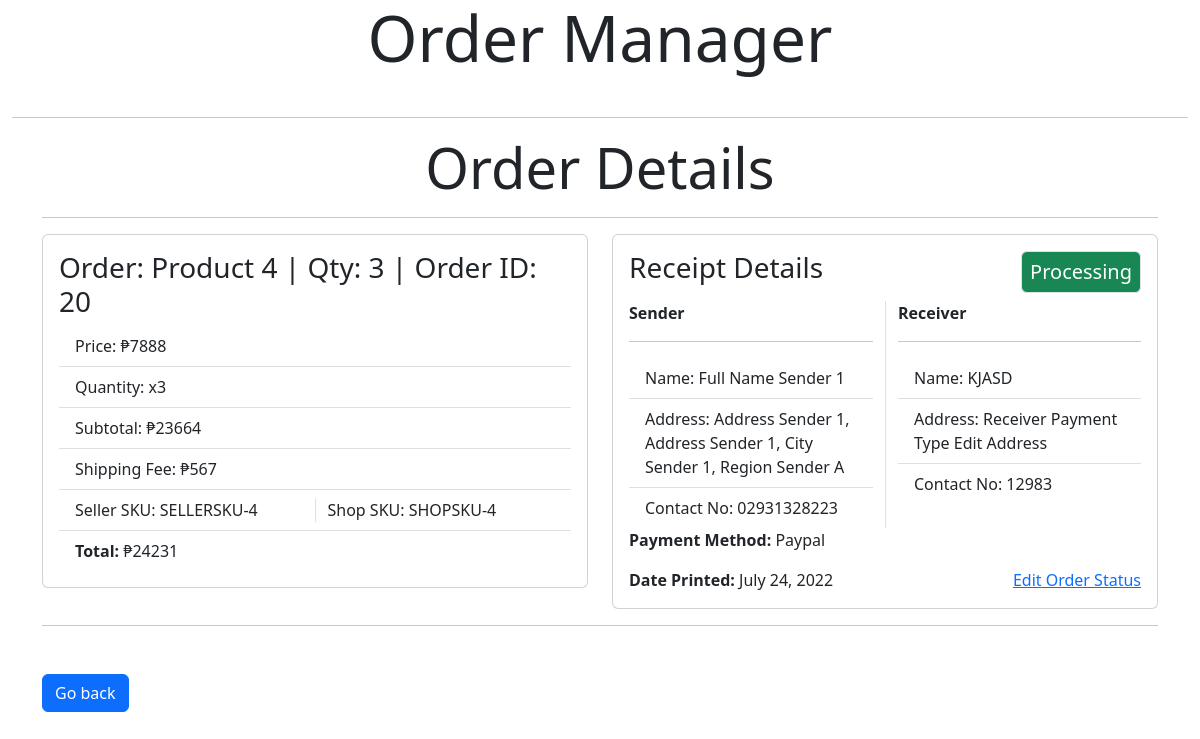
Before: /orders/view/20 with the older database file.
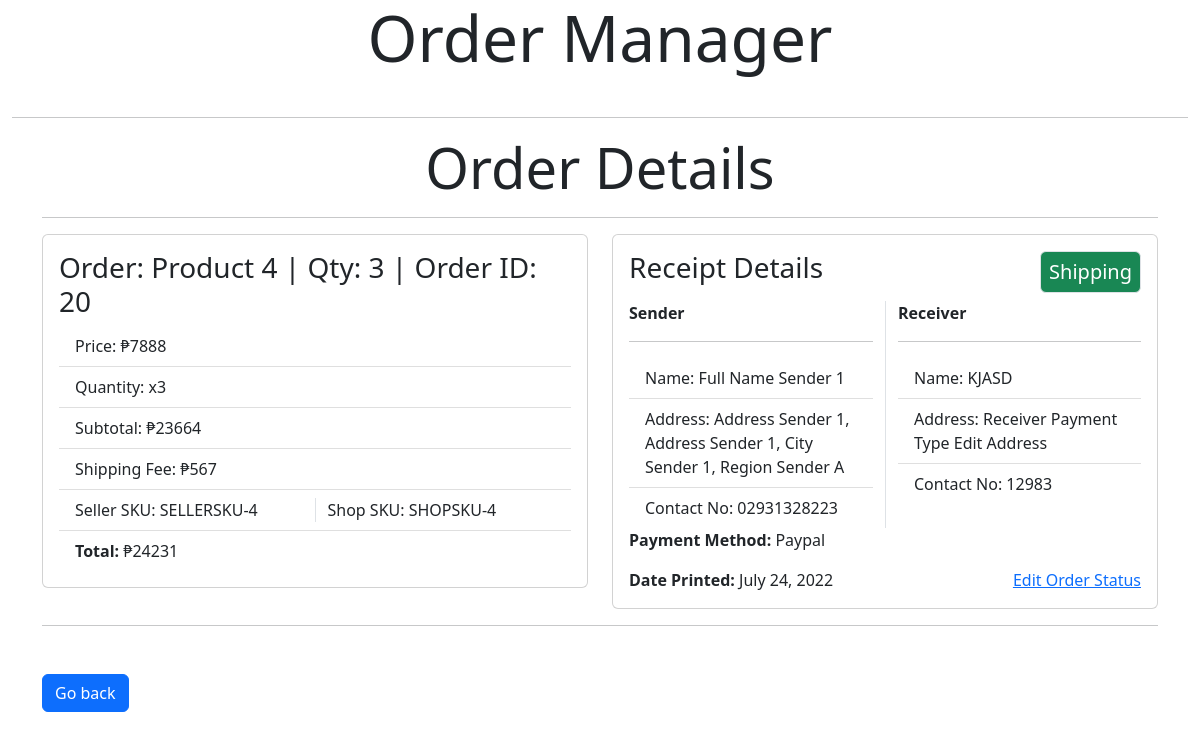
After: the same page with the newer database file.
### app/models.py (models this page shows, shortened)
class Order(models.Model):
    product = models.ForeignKey(Product, on_delete=models.CASCADE)
    shipping_fee = models.IntegerField(
        verbose_name="Order shipping_fee", blank=True, null=True)
    def __str__(self):
        return f'Order: {self.product.product_name} | Qty: {self.product.quantity} '
    @property
    def price(self):
        return self.product.price
    @property
    def quantity(self):
        return self.product.quantity
    @property
    def subtotal(self):
        return self.product.price * self.product.quantity
    @property
    def total(self):
        return self.subtotal + self.shipping_fee
    @property
    def status(self):
        return self.receiptdetails.order_status
    @property
    def sender(self):
        return self.receiptdetails.sender_fk
    @property
    def receiver(self):
        return self.receiptdetails.receiver_fk
    @property
    def receipt_print(self):
        return self.receiptdetails.print_date
    @property
    def payment_type(self):
        return self.receiptdetails.payment_type

class ReceiptDetails(models.Model):
    order_status_choices = (('Processing', 'Processing'),
                            ('To Pack', 'To Pack'),
                            ('Shipping', 'Shipping'),
                            ('Delivered', 'Delivered'),)
    order_fk = models.OneToOneField(
        Order, on_delete=models.CASCADE, blank=True, null=True, verbose_name="Order Foreign Key")
    sender_fk = models.ForeignKey(
        Sender, on_delete=models.CASCADE, blank=True, null=True, verbose_name="Sender Foreign Key")
    receiver_fk = models.ForeignKey(
        Receiver, on_delete=models.CASCADE, blank=True, null=True, verbose_name="Receiver Foreign Key")
    order_status = models.CharField(
        choices=order_status_choices, max_length=50, blank=True, null=True, verbose_name="Order Status")
    print_date = models.DateField(
        auto_now_add=True, blank=True, null=True, verbose_name="Date Printed")
    payment_type = models.CharField(
        max_length=50, blank=True, null=True, verbose_name="Payment Type")
    class Meta:
        verbose_name = 'Receipt Detail'
        verbose_name_plural = 'Receipt Details'

class Product(models.Model):
    product_name = models.CharField(
        max_length=150, verbose_name="Product Name", blank=True, null=True)
    seller_sku = models.CharField(
        max_length=100, verbose_name="Seller SKU", blank=True, null=True)
    shop_sku = models.CharField(
        max_length=100, verbose_name="Shop SKU", blank=True, null=True)
    price = models.IntegerField(
        verbose_name="Product Price", blank=True, default=0, null=True)
    quantity = models.IntegerField(
        default=0, verbose_name="Quantity", blank=True, null=True)

class Sender(models.Model):
    sender_address = models.CharField(
        max_length=150, verbose_name="Address", blank=True, null=True)
    sender_name = models.CharField(
        max_length=150, verbose_name="Full Name", blank=True, null=True)
    sender_contact = models.CharField(
        max_length=150, verbose_name="Contact No.", blank=True, null=True)

class Receiver(models.Model):
    receiver_address = models.CharField(
        max_length=150, verbose_name="Address", blank=True, null=True)
    receiver_name = models.CharField(
        max_length=150, verbose_name="Full Name", blank=True, null=True)
    receiver_contact = models.CharField(
        max_length=150, verbose_name="Contact No.", blank=True, null=True)

### app/views.py (the view)
# urls.py: path('orders/view/<int:id>', views.order_detail, name='order_detail'),
def order_detail(request, id):
    order = Order.objects.get(id=id)
    values = Order.objects.filter(id=id).values('shipping_fee',
                                                'product__price', 'product__quantity',)
    if request.method == "POST":
        form = UpdateStatusForm(request.POST)
        if form.is_valid():
            status = form.cleaned_data['order_status']
            receipt = ReceiptDetails.objects.filter(
                order_fk=order).update(order_status=status)
    else:
        form = UpdateStatusForm()
    context = {'order': order, 'form': form}
    return render(request, 'order_detail.html', context)

### templates/order_detail.html (shortened to what this page needs)
{% extends "index.html" %} {% block content %}
<div class="container text-center">
  <h4 class="display-4">Order Details</h4>
  <hr />
</div>
<div class="container">
  <main>
    <div class="row">
      <div class="col-sm-6">
        <div class="card">
          <div class="card-body">
            <h3 class="card-title">{{order}} | Order ID: {{order.id}}</h3>
            <ul class="list-group list-group-flush">
              <li class="list-group-item">Price: &#x20b1;{{order.price}}</li>
              <li class="list-group-item">Quantity: x{{order.quantity}}</li>
              <li class="list-group-item">
                Subtotal: &#x20b1;{{order.subtotal}}
              </li>
              <li class="list-group-item">
                Shipping Fee: &#x20b1;{{order.shipping_fee}}
              </li>
              <li class="list-group-item">
                <div class="row">
                  <div class="col border-end">
                    Seller SKU: {{order.product.seller_sku}}
                  </div>
                  <div class="col">Shop SKU: {{order.product.shop_sku}}</div>
                </div>
              </li>
              <li class="list-group-item">
                <strong>Total:</strong> &#x20b1;{{order.total}}
              </li>
            </ul>
          </div>
        </div>
      </div>
      <div class="col-sm-6 hidden">
        <div class="card">
          <div class="card-body">
            <div class="d-flex justify-content-between">
              <h3 class="card-title">Receipt Details</h3>
              <h5 class="card-title border p-2 bg-success text-white rounded">
                {{order.status}}
              </h5>
            </div>
            <div class="row">
              <div class="col-6">
                <strong>Sender</strong>
                <hr />
                <ul class="list-group list-group-flush">
                  <li class="list-group-item">
                    Name: {{order.sender.sender_name}}
                  </li>
                  <li class="list-group-item">
                    Address: {{order.sender.sender_address}}
                  </li>
                  <li class="list-group-item">
                    Contact No: {{order.sender.sender_contact}}
                  </li>
                </ul>
              </div>
              <div class="col-6 border-start">
                <strong>Receiver</strong>
                <hr />
                <ul class="list-group list-group-flush">
                  <li class="list-group-item">
                    Name: {{order.receiver.receiver_name}}
                  </li>
                  <li class="list-group-item">
                    Address: {{order.receiver.receiver_address}}
                  </li>
                  <li class="list-group-item">
                    Contact No: {{order.receiver.receiver_contact}}
                  </li>
                </ul>
              </div>
              <div><strong>Payment Method:</strong> {{order.payment_type}}</div>
              <div class="container pt-3 d-flex justify-content-between">
                <div>
                  <strong>Date Printed:</strong> {{order.receipt_print}}
                </div>
                <div>
                  <a
                    href="#"
                    class="card-link"
                    data-bs-toggle="modal"
                    data-bs-target="#exampleModal"
                    >Edit Order Status</a
                  >
                </div>
              </div>
            </div>
          </div>
        </div>
      </div>
    </div>
    <hr class="mb-5" />
    <a href="{% url 'orders' %}" class="btn btn-primary">Go back</a>
  </main>
</div>
{% endblock content %}

Changed rows visible on the page:
changed through a linked row, Order "Order: Product 4 | Qty: 3": status "Processing" → "Shipping"
